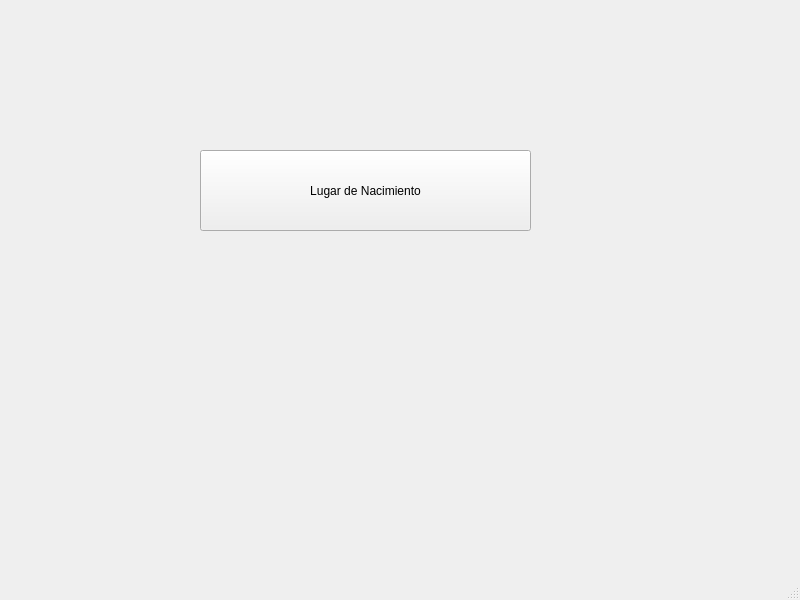
<?xml version="1.0" encoding="UTF-8"?>
<ui version="4.0">
 <class>MainWindow</class>
 <widget class="QMainWindow" name="MainWindow">
  <property name="geometry">
   <rect>
    <x>0</x>
    <y>0</y>
    <width>800</width>
    <height>600</height>
   </rect>
  </property>
  <property name="windowTitle">
   <string>MainWindow</string>
  </property>
  <widget class="QWidget" name="centralwidget">
   <widget class="QPushButton" name="pushButton">
    <property name="geometry">
     <rect>
      <x>200</x>
      <y>150</y>
      <width>331</width>
      <height>81</height>
     </rect>
    </property>
    <property name="text">
     <string>Lugar de Nacimiento</string>
    </property>
   </widget>
  </widget>
  <widget class="QMenuBar" name="menubar">
   <property name="geometry">
    <rect>
     <x>0</x>
     <y>0</y>
     <width>800</width>
     <height>22</height>
    </rect>
   </property>
  </widget>
  <widget class="QStatusBar" name="statusbar"/>
 </widget>
 <resources/>
 <connections/>
</ui>
